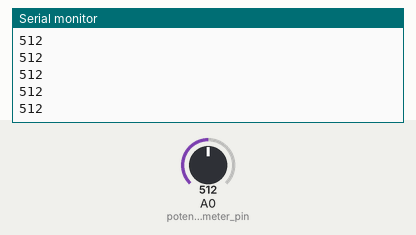
This sketch was run on a simulated Arduino Uno, built with avr-gcc and run on an emulated ATmega328P. Shown: the last lines printed to the serial monitor. The test bench sets the inputs (shaded band); at power-on: A0 (potentiometer_pin) = 512.

Above: at 1.2 s.
1.3 s: A0 (potentiometer_pin) set to 716
At 1.31 s:
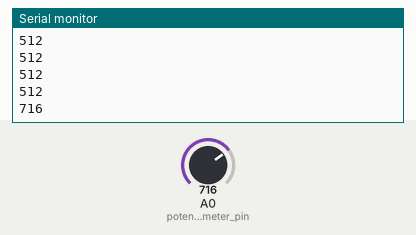
2.8 s: A0 (potentiometer_pin) set to 900
At 2.81 s:
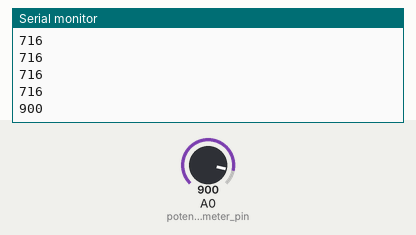
Timing chart, 0 to 5.8 s (numbered marks = the images above; inputs shaded):
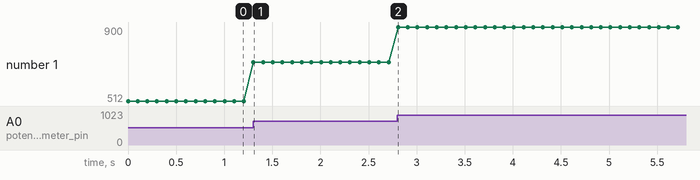

Measured:
- after the input at 1.3 s, the serial monitor: prints a new line at once (image 1)
- after the input at 2.8 s, the serial monitor: prints a new line at once (image 2)
- plotted number 1: 512 → 716 after the input at 1.3 s, 716 → 900 after the input at 2.8 s

The sketch:

pyserial_arduino_1.ino
```cpp
/*
  example for sending potentimeter value to PC over serial
  and testing python code
*/

const int potentiometer_pin = A0;
int analog_data = 0;

void setup() {
  Serial.begin(9600);
}

void loop() {
  analog_data = analogRead(potentiometer_pin);
  Serial.println(analog_data);  // IMPORTANT delimiter, escape sequence for data is line feed = new line "\n"
  delay(100); //send data every 10ms
}
```
